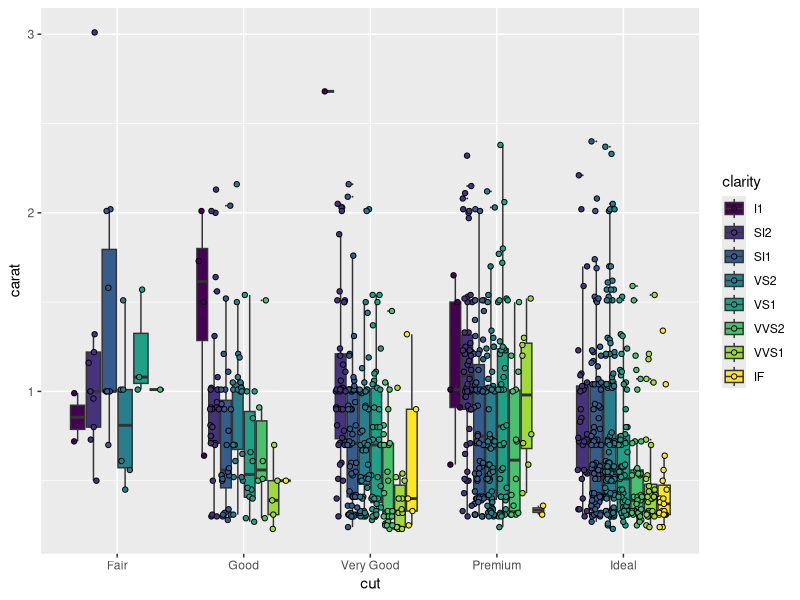

Write R code to recreate this figure.
library(ggplot2)


### Name: position_jitterdodge
### Title: Simultaneously dodge and jitter
### Aliases: position_jitterdodge

### ** Examples

dsub <- diamonds[sample(nrow(diamonds), 1000), ]
ggplot(dsub, aes(x = cut, y = carat, fill = clarity)) +
  geom_boxplot(outlier.size = 0) +
  geom_point(pch = 21, position = position_jitterdodge())



